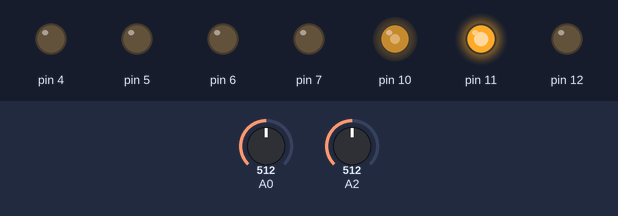
Bench run of a sketch on a simulated Arduino Uno, built with avr-gcc and run on an emulated ATmega328P. Shown: output pins drawn as LEDs (lit = HIGH). Inputs (shaded band) come from the test bench; at power-on: A2 = 512, A0 = 512.

Above: at 1.2 s.
1.3 s: A2 set to 788
2.8 s: A2 set to 810
At 4.0 s:
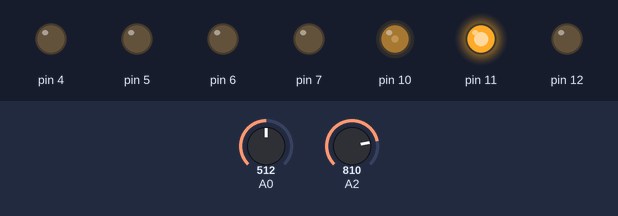
4.3 s: A0 set to 306
At 4.7 s:
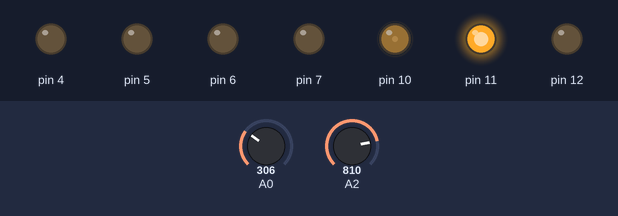
5.8 s: A0 set to 1023
At 6.3 s:
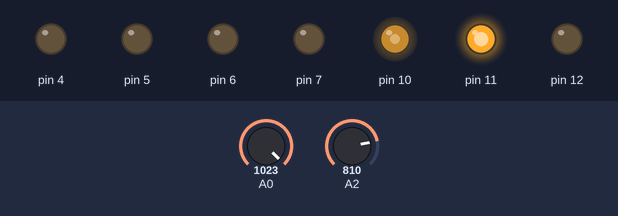
7.3 s: A2 set to 790
At 8.2 s:
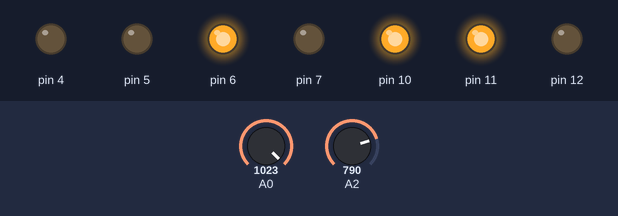
8.8 s: A0 set to 511
At 9.6 s:
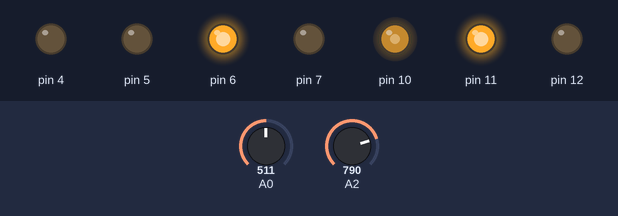
Timing chart, 0 to 11.3 s (numbered marks = the images above; inputs shaded):
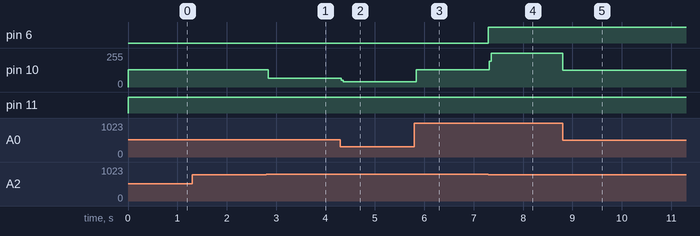

Measured:
- the behaviour switches between 800 and 801 on A2 (found by bisection; images 0 and 1)
- after the input at 1.3 s, every drawn part: stays the same
- after the input at 2.8 s, pin 10: 128/255 → 65/255 at once
- after the input at 4.3 s, pin 10: 65/255 → 38/255 at once
- after the input at 5.8 s, pin 10: 38/255 → 130/255 at once
- after the input at 7.3 s, pin 6: LOW → HIGH at once; pin 10: 130/255 → 255/255 at once
- after the input at 8.8 s, pin 10: 255/255 → 127/255 at once

The sketch:

Interactive-Program--Seven-Segment-display.ino
```cpp
int VRVALUE = 0;
int LIGHTRESIST = 0;
void setup() {
  // put your setup code here, to run once:

  pinMode(11,OUTPUT);////machine
  pinMode(12,OUTPUT);///machine
  pinMode(4,OUTPUT);///seven segment
  pinMode(5,OUTPUT);///seven segment
  pinMode(6,OUTPUT);///seven segment
  pinMode(7,OUTPUT);///seven segment

}


void choose() {

  switch(VRVALUE)
{

    case 0:
    digitalWrite(4,LOW);
    digitalWrite(5,LOW);
    digitalWrite(6,LOW);
    digitalWrite(7,LOW);

    break;

    case 250:
    digitalWrite(4,HIGH);
    digitalWrite(5,LOW);
    digitalWrite(6,LOW);
    digitalWrite(7,LOW);

    break;

    case 500:
    digitalWrite(4,LOW);
    digitalWrite(5,HIGH);
    digitalWrite(6,LOW);
    digitalWrite(7,LOW);

    break;

    case 750:
    digitalWrite(4,HIGH);
    digitalWrite(5,HIGH);
    digitalWrite(6,LOW);
    digitalWrite(7,LOW);

    break;

    case 1023:
    digitalWrite(4,LOW);
    digitalWrite(5,LOW);
    digitalWrite(6,HIGH);
    digitalWrite(7,LOW);

    break;


}

  }


void loop() {
  // put your main code here, to run repeatedly:

  VRVALUE = analogRead(A0);
  analogWrite(10,VRVALUE/4);
  digitalWrite(11,HIGH);
  digitalWrite(12,LOW);

  LIGHTRESIST = analogRead(A2);

  /////////// Stop when the voltage increase over 800
  ///////////as the lightresist increase
    if(LIGHTRESIST > 800)
   {
      analogWrite(10,0);

        }
     else

      choose();
}
```
